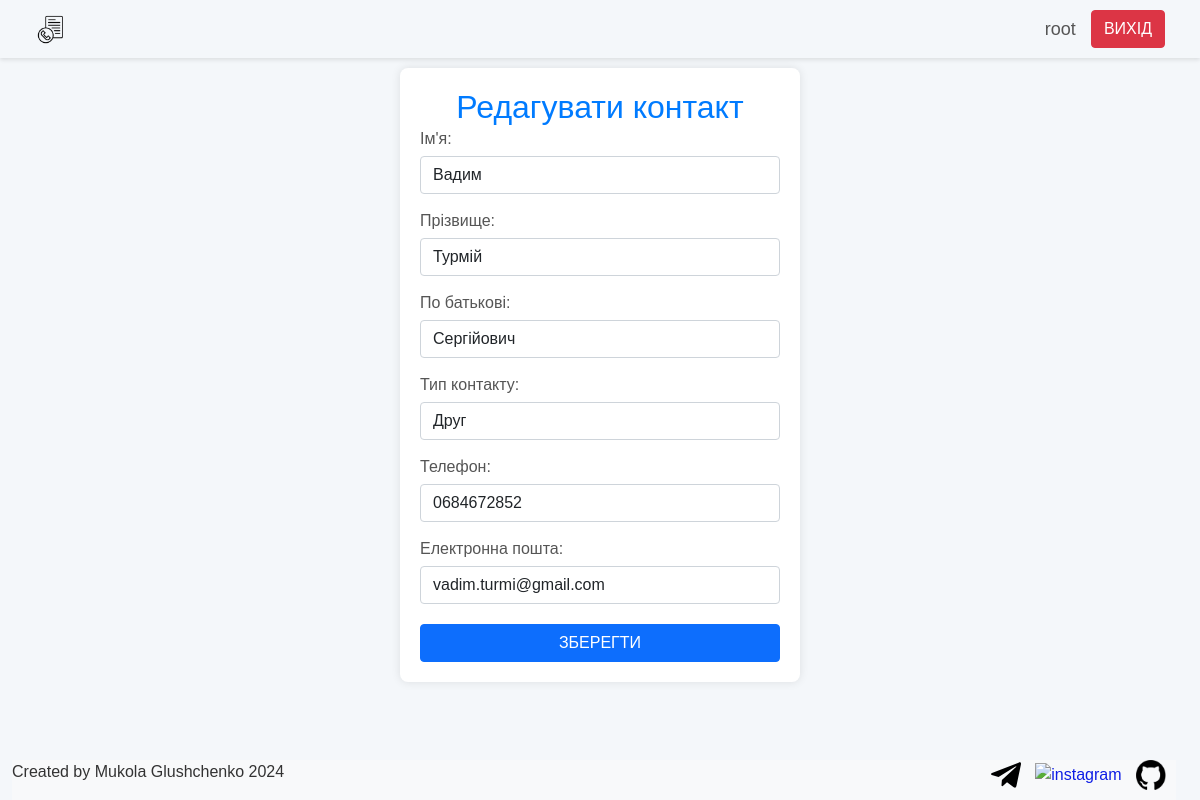
The page /contact/33/edit/ (signed in) on the database its author committed.
### tel_book/models.py (models this page shows, shortened)
class Contact(models.Model):
    user = models.ForeignKey(User, on_delete=models.CASCADE)
    title = models.CharField(max_length=200)
    surname = models.CharField(max_length=255)
    name = models.CharField(max_length=255)
    father_name = models.CharField(max_length=255)
    type_contact = models.CharField(max_length=255)
    phone = models.TextField(max_length=12)
    email = models.TextField(max_length=255, blank=True)

### tel_book/views/contact_views.py (the view)
# urls.py: path('contact/<int:id>/edit/', edit_contact, name='edit_contact'),
@login_required
def edit_contact(request, id):
    try:
        if request.user.is_superuser:
            contact = get_object_or_404(Contact, id=id)
        else:
            contact = get_object_or_404(Contact, id=id, user=request.user)
    except:
        messages.error(request, "Ви не можете редагувати цей контакт, оскільки він вам не належить.")
        return redirect(show_phone_book)
    if request.method == "POST":
        form = ContactForm(request.POST, instance=contact)
        if form.is_valid():
            form.save()
            messages.success(request, "Контакт успішно оновлено.")
            return redirect(show_phone_book)
    else:
        form = ContactForm(instance=contact)
    return render(request, 'contact_actions/edit_contact.html', {'form': form})

### tel_book/forms.py
class ContactForm(forms.ModelForm):
    class Meta:
        model = Contact
        fields = ['name', 'surname', 'father_name', 'type_contact', 'phone', 'email']

### tel_book/templates/contact_actions/edit_contact.html (shortened to what this page needs)
{% load static %}
<!DOCTYPE html>
<html lang="uk">
  <head>
    <link
      rel="stylesheet"
      href="https://stackpath.bootstrapcdn.com/bootstrap/5.0.0-alpha1/css/bootstrap.min.css"
    />
    <link rel="stylesheet" href="{% static 'css/contact/edit_contact.css' %}" />
  </head>
  <header>{% include 'navigate/header.html' %}</header>
  <body>
    <div class="container mt-5">
      <h2 class="mb-4 text-center">Редагувати контакт</h2>
      <form method="post">
        <div class="form-group">
          <label for="id_name">Ім'я:</label>
          <input
            type="text"
            class="form-control"
            name="name"
            value="{{ form.name.value|default_if_none:'' }}"
            maxlength="255"
            required
            id="id_name"
          />
        </div>
        <div class="form-group">
          <label for="id_surname">Прізвище:</label>
          <input
            type="text"
            class="form-control"
            name="surname"
            value="{{ form.surname.value|default_if_none:'' }}"
            maxlength="255"
            required
            id="id_surname"
          />
        </div>
        <div class="form-group">
          <label for="id_father_name">По батькові:</label>
          <input
            type="text"
            class="form-control"
            name="father_name"
            value="{{ form.father_name.value|default_if_none:'' }}"
            maxlength="255"
            required
            id="id_father_name"
          />
        </div>
        <div class="form-group">
          <label for="id_type_contact">Тип контакту:</label>
          <input
            type="text"
            class="form-control"
            name="type_contact"
            value="{{ form.type_contact.value|default_if_none:'' }}"
            maxlength="255"
            required
            id="id_type_contact"
          />
        </div>
        <div class="form-group">
          <label for="id_phone">Телефон:</label>
          <input
            type="tel"
            class="form-control"
            name="phone"
            value="{{ form.phone.value|default_if_none:'' }}"
            maxlength="12"
            required
            id="id_phone"
          />
        </div>
        <div class="form-group">
          <label for="id_email">Електронна пошта:</label>
          <input
            type="email"
            class="form-control"
            name="email"
            value="{{ form.email.value|default_if_none:'' }}"
            maxlength="255"
            id="id_email"
          />
        </div>
        <button type="submit" class="btn btn-primary mt-3">Зберегти</button>
      </form>
    </div>
  </body>
  <footer>{% include 'navigate/footer.html' %}</footer>
</html>

### tel_book/templates/navigate/header.html (shortened to what this page needs)
<!DOCTYPE html>
{% load static %}
<html lang="en">
  <head>
    <link rel="stylesheet" href="{% static 'css/navigate/header.css' %}" />
  </head>
  <body>
    <div class="header-nav">
        <img src="{% static 'images/android-chrome-192x192.png' %}" alt="header_logo" class="header_logo">
        <label class="username_info">{{ user.username }}</label>
        <a href="{% url 'logout' %}">
          <button class="btn btn-danger">Вихід</button>
        </a>
      </div>
  </body>
</html>

### static/css/contact/edit_contact.css (style rules this page uses)
body { background-color: #f4f7fa; font-family: Arial, sans-serif; color: #333; }
.container { background: #fff; padding: 20px; border-radius: 8px; box-shadow: 0 0 10px rgba(0, 0, 0, 0.1); width: 400px; margin-top: 10px !important; }
h2.mb-4 { text-align: center; color: #007bff; margin-bottom: 1px !important; }
.form-group { margin-bottom: 15px; }
label { margin-bottom: 5px; color: #555; }
button { font-size: 16px; font-weight: bold; padding: 10px 20px; border-radius: 5px; border: none; cursor: pointer; transition: all 0.3s ease; text-transform: uppercase; width: 100%; }
button.btn-primary { margin-top: 5px !important; }

### static/css/navigate/header.css (style rules this page uses)
.header-nav { background-color: transparent; display: flex; justify-content: space-between; align-items: center; margin: 0px 25px 0px 25px; padding: 5px 10px; height: auto; box-sizing: border-box; }
.username_info { margin: 5px; font-size: large; margin-right: 15px; }
header { padding: 5px 0; box-shadow: 0 2px 4px rgba(0, 0, 0, 0.1); }
.header_logo { margin-right: auto; }

### static/css/navigate/footer.css (style rules this page uses)
footer { bottom: 0px; display: flex; max-width: 100%; position: fixed; background-color: #f8f9fa; margin: 0px; left: 1%; right: 2%; justify-content: space-between; }
img { width: 30px; }

### rows shown on the page
Contact: name "Вадим", surname "Турмій", father_name "Сергійович", type_contact "Друг", phone "0684672852", email "vadim.turmi@gmail.com"

### other values the page prints
{{ user.username }} "root"
